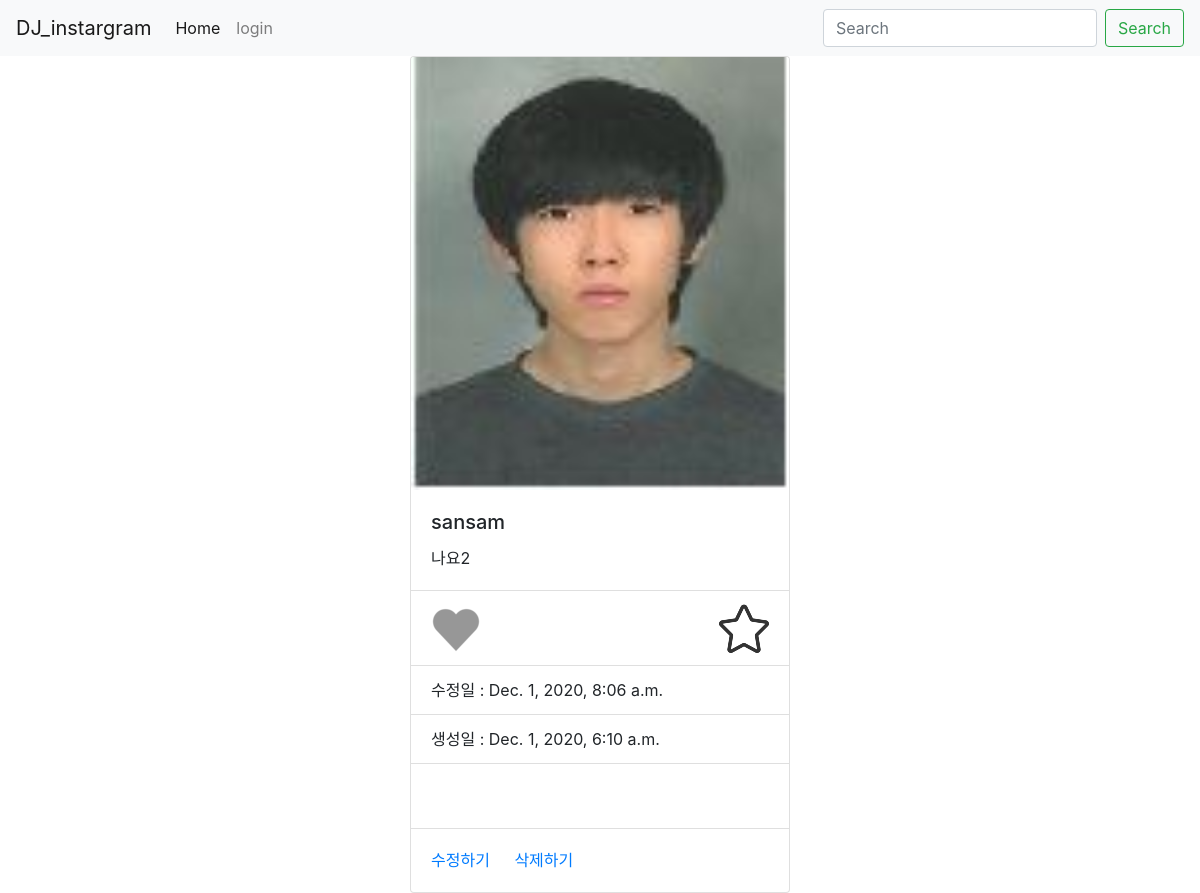
The app's page /detail/2 with its own data.
### photo/models.py (models this page shows, shortened)
class Photo(models.Model):
    author = models.ForeignKey(User, on_delete=models.CASCADE,related_name='user')
    text=models.TextField(blank=True)
    image=models.ImageField(upload_to='imeline_photo/%Y/%m/%d')
    created=models.DateTimeField(auto_now_add=True)
    updated=models.DateTimeField(auto_now=True)
    like=models.ManyToManyField(User,related_name='like_post',blank=True)
    favorite=models.ManyToManyField(User,related_name='favorite_post',blank=True)
    class Meta:
        ordering=['-created']

### photo/views.py (the view)
# urls.py: path("detail/<int:pk>",PhotoDetail.as_view(),name='detail'),
class PhotoDetail(DeleteView):
    model = Photo
    template_name_suffix='_detail'

### photo/templates/photo/photo_detail.html (shortened to what this page needs)
{% extends 'base.html' %}
{% block content %}
<div class="row">
        <div class="col"></div>
        <div class="col-12 col-xl-4 col-md-4">
            <div class="card">
                <img src="{{ object.image.url}}" class="card-img-top" alt="...">
                <div class="card-body">
                    <h5 class="card-title">{{ object.author }}</h5>
                    <p class="card-text">{{ object.text }}</p>
                </div>
                <ul class="list-group list-group-flush">
                    <li class="list-group-item">
                        <a href="{% url 'photo:like' object.id %}" class="float-left btn-like {% if user in object.like.all %} active {% endif %}">좋아요!</a>
                         <a href="{% url 'photo:favorite' object.id %}" class="float-right btn-favorite {% if user in object.favorite.all %} active {% endif %}">저장하기!</a>
                    </li>
                    <li class="list-group-item">수정일 : {{ object.updated }}</li>
                    <li class="list-group-item">생성일 : {{ object.created }}</li>
                    <li class="list-group-item">
                        {% load disqus_tags %}
                        <div class="card-body">
                        </div>
                    </li>
                </ul>
                <div class="card-body">
                    <a href="{% url 'photo:update' object.id %}" class="card-link">수정하기</a>
                    <a href="{% url 'photo:delete' object.id %}" class="card-link">삭제하기</a>
                </div>
            </div>
        </div>
        <div class="col"></div>
</div>
{% endblock %}

### records on screen
Photo: image (picture), author "sansam", text "나요2", updated "Dec. 1, 2020, 8:06 a.m.", created "Dec. 1, 2020, 6:10 a.m."
